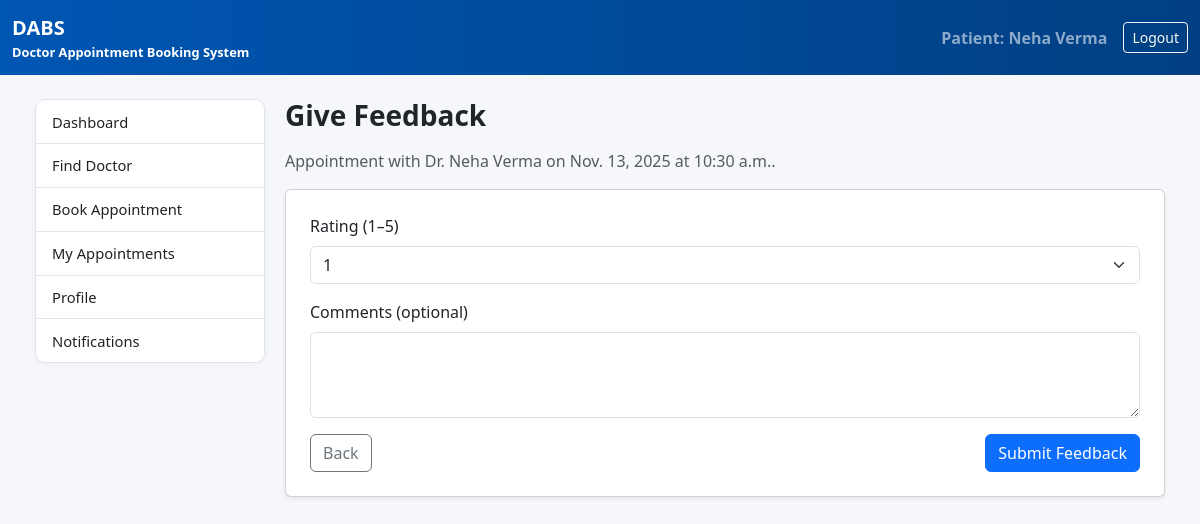
The page /dashboard/patient/appointments/2/feedback/ (signed in) on the database its author committed.
### booking/models.py (models this page shows, shortened)
class Appointment(models.Model):
    STATUS_CHOICES = [
        ('Pending', 'Pending'),
        ('Approved', 'Approved'),
        ('Rescheduled', 'Rescheduled'),
        ('Cancelled', 'Cancelled'),
        ('Completed', 'Completed'),
        ('Rejected', 'Rejected'),
    ]
    patient = models.ForeignKey(
        User,
        on_delete=models.CASCADE,
        related_name='patient_appointments',
    )
    doctor = models.ForeignKey(
        DoctorProfile,
        on_delete=models.CASCADE,
        related_name='doctor_appointments',
    )
    department = models.CharField(max_length=100)
    hospital = models.CharField(max_length=120)
    date = models.DateField()
    time = models.TimeField()
    symptoms = models.TextField(blank=True)
    status = models.CharField(
        max_length=20,
        choices=STATUS_CHOICES,
        default='Pending',
    )
    created_at = models.DateTimeField(auto_now_add=True)
    updated_at = models.DateTimeField(auto_now=True)

class DoctorProfile(models.Model):
    STATUS_CHOICES = [
        ('Pending', 'Pending'),
        ('Approved', 'Approved'),
        ('Active', 'Active'),
        ('Inactive', 'Inactive'),
        ('Rejected', 'Rejected'),
    ]
    user = models.ForeignKey(User, on_delete=models.CASCADE)
    registration_no = models.CharField(max_length=50)
    specialization = models.CharField(max_length=80)
    experience_years = models.PositiveIntegerField(default=0)
    hospital = models.CharField(max_length=120)
    hospital_slug = models.CharField(max_length=120)
    city = models.CharField(max_length=80)
    slot_preference = models.CharField(max_length=120)
    fee = models.DecimalField(max_digits=8, decimal_places=2,
                              null=True, blank=True)
    bio = models.TextField()
    status = models.CharField(
        max_length=10,
        choices=STATUS_CHOICES,
        default='Pending',
    )
    created_at = models.DateTimeField(auto_now_add=True)
    working_days = models.CharField(max_length=100, blank=True)
    clinic_start_time = models.TimeField(null=True, blank=True)
    clinic_end_time = models.TimeField(null=True, blank=True)
    break_start_time = models.TimeField(null=True, blank=True)
    break_end_time = models.TimeField(null=True, blank=True)
    slot_minutes = models.PositiveIntegerField(null=True, blank=True)
    schedule_notes = models.TextField(blank=True)
    schedule_published = models.BooleanField(default=False)
    review_note = models.TextField(blank=True)
    reviewed_by = models.ForeignKey(
        User,
        null=True,
        blank=True,
        on_delete=models.SET_NULL,
        related_name='reviewed_doctors',
    )
    reviewed_at = models.DateTimeField(null=True, blank=True)

### booking/views.py (the view, shortened to what this page needs)
# urls.py: path( "dashboard/patient/appointments/<int:appt_id>/feedback/",views.give_feedback,name="give_feedback",),
@login_required
def give_feedback(request, appt_id):
    appt = get_object_or_404(
        Appointment,
        id=appt_id,
        patient=request.user,
    )
    if appt.status != "Completed":
        messages.error(request, "You can give feedback only for completed appointments.")
        return redirect("my_appointments")
    if hasattr(appt, "feedback"):
        messages.info(request, "You have already submitted feedback for this appointment.")
        return redirect("my_appointments")
    return render(
        request,
        "booking/give_feedback.html",
        {"appointment": appt},
    )

### booking/templates/booking/give_feedback.html (shortened to what this page needs)
{% extends "booking/patient_base.html" %}
{% block content %}
<h3 class="fw-bold mb-3">Give Feedback</h3>
<p class="text-muted">
  Appointment with Dr. {{ appointment.doctor.user.get_full_name|default:appointment.doctor.user.username }}
  on {{ appointment.date }} at {{ appointment.time }}.
</p>
<form method="post" class="card p-4 shadow-sm">
  <div class="mb-3">
    <label class="form-label">Rating (1–5)</label>
    <select name="rating" class="form-select" required>
      {% for i in "12345" %}
        <option value="{{ i }}">{{ i }}</option>
      {% endfor %}
    </select>
  </div>
  <div class="mb-3">
    <label class="form-label">Comments (optional)</label>
    <textarea name="comments" class="form-control" rows="3"></textarea>
  </div>
  <div class="d-flex justify-content-between">
    <a href="{% url 'my_appointments' %}" class="btn btn-outline-secondary">Back</a>
    <button class="btn btn-primary" type="submit">Submit Feedback</button>
  </div>
</form>
{% endblock %}

### booking/templates/booking/patient_base.html (shortened to what this page needs)
{% load static %}
<!DOCTYPE html>
<html lang="en">
<head>
  <link
      href="https://cdn.jsdelivr.net/npm/bootstrap@5.3.3/dist/css/bootstrap.min.css"
      rel="stylesheet"
>
  <link rel="stylesheet" href="{% static 'booking/dashboard.css' %}">
</head>
<body>
<nav class="navbar navbar-expand-lg navbar-dark dabs-topbar">
  <div class="container-fluid">
    <span class="navbar-brand">
      <strong>DABS</strong>
      <small class="d-block" style="font-size: 0.8rem;">
        Doctor Appointment Booking System
      </small>
    </span>
    <span class="navbar-text ms-auto me-3">
      Patient:
      {{ request.user.get_full_name|default:request.user.username }}
    </span>
    <a href="{% url 'logout' %}" class="btn btn-outline-light btn-sm">
      Logout
    </a>
  </div>
</nav>
<div class="dabs-shell">
  <div class="dabs-dashboard-layout">
    <div class="dashboard-sidebar list-group">
      <a href="{% url 'patient_dashboard' %}"
         class="list-group-item {% if request.path == '/dashboard/patient/' %}active{% endif %}">
        Dashboard
      </a>
      <a href="{% url 'find_doctor' %}"
         class="list-group-item {% if request.path == '/dashboard/patient/find/' %}active{% endif %}">
        Find Doctor
      </a>
      <a href="{% url 'book_appointment_doctor' %}"
         class="list-group-item {% if request.path == '/dashboard/patient/bookAppointment/' %}active{% endif %}">
        Book Appointment
      </a>
      <a href="{% url 'my_appointments' %}"
         class="list-group-item {% if request.path == '/dashboard/patient/appointments/' %}active{% endif %}">
        My Appointments
      </a>
      <a href="{% url 'patient_profile' %}"
   class="list-group-item {% if request.path == '/dashboard/patient/profile/' %}active{% endif %}">
  Profile
</a>
        <a href="{% url 'patient_notifications' %}"
   class="list-group-item {% if request.path == '/dashboard/patient/notifications/' %}active{% endif %}">
  Notifications
</a>
    </div>
    <main class="dashboard-main">
      {% block content %}{% endblock %}
    </main>
  </div>
</div>
</body>
</html>

### booking/static/booking/dashboard.css (style rules this page uses)
:root { --dabs-blue: #0056b3; --dabs-blue-dark: #003f82; --dabs-bg: #f5f7fb; --dabs-border: #e1e4eb; --dabs-text-main: #222; --dabs-text-muted: #6c757d; --dabs-card-shadow: 0 2px 6px rgba(15, 23, 42, 0.04); }
html, body { height: 100%; }
body { background-color: var(--dabs-bg); display: flex; flex-direction: column; min-height: 100vh; }
.dabs-shell { max-width: 1200px; margin: 0 auto; padding: 1.5rem 1rem 2.5rem; }
.dabs-topbar { background: linear-gradient(90deg, var(--dabs-blue), var(--dabs-blue-dark)); color: #fff; }
.dabs-topbar .navbar-brand, .dabs-topbar .navbar-text { font-weight: 600; }
.dabs-topbar .container, .dabs-topbar .container-fluid { max-width: 1200px; }
.dabs-dashboard-layout { display: flex; align-items: flex-start; gap: 1.25rem; }
.dashboard-sidebar { width: 230px; flex-shrink: 0; background-color: #ffffff; border-radius: 10px; border: 1px solid var(--dabs-border); box-shadow: var(--dabs-card-shadow); overflow-y: auto; align-self: flex-start !important; }
.dashboard-sidebar .list-group-item { border: 0; border-bottom: 1px solid var(--dabs-border); padding: 0.65rem 1rem; font-size: 0.92rem; color: var(--dabs-text-main); background-color: #ffffff; }
.dashboard-sidebar .list-group-item:last-child { border-bottom: none; }
.dashboard-main { flex: 1; min-width: 55em; }

### rows shown on the page
Appointment: doctor.user.get_full_name "Neha Verma", date "Nov. 13, 2025", time "10:30 a.m."

### other values the page prints
{{ request.user.get_full_name|default:request.user.username }} "Neha Verma"
form field rating "1"
